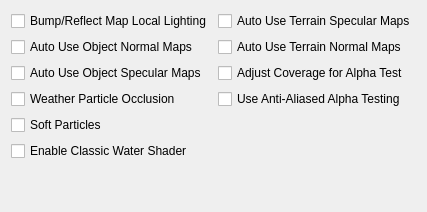
           <widget class="QWidget" name="shadersTab">
            <attribute name="title">
             <string>Shaders</string>
            </attribute>
            <layout class="QHBoxLayout" name="horizontalShadersLayout">
             <item>
              <layout class="QGridLayout" name="shaderLayout">
               <item row="0" column="0">
                <layout class="QGridLayout" name="shadersLayout" columnstretch="0,0">
                 <item row="1" column="0">
                  <widget class="QCheckBox" name="autoUseObjectNormalMapsCheckBox">
                   <property name="toolTip">
                    <string>&lt;html&gt;&lt;head/&gt;&lt;body&gt;&lt;p&gt;If this option is enabled, normal maps are automatically recognized and used if they are named appropriately
                  (see 'normal map pattern', e.g. for a base texture foo.dds, the normal map texture would have to be named foo_n.dds).
                  If this option is disabled, normal maps are only used if they are explicitly listed within the mesh file (.nif or .osg file). Affects objects.&lt;/p&gt;&lt;/body&gt;&lt;/html&gt;</string>
                   </property>
                   <property name="text">
                    <string>Auto Use Object Normal Maps</string>
                   </property>
                  </widget>
                 </item>
                 <item row="6" column="0">
                  <widget class="QCheckBox" name="softParticlesCheckBox">
                   <property name="toolTip">
                    <string>&lt;html&gt;&lt;head/&gt;&lt;body&gt;&lt;p&gt;Enables soft particles for particle effects. This technique softens the intersection between individual particles and other opaque geometry by blending between them.&lt;/p&gt;&lt;/body&gt;&lt;/html&gt;</string>
                   </property>
                   <property name="text">
                    <string>Soft Particles</string>
                   </property>
                  </widget>
                 </item>
                 <item row="7" column="0">
                  <widget class="QCheckBox" name="classicWaterShaderCheckBox">
                   <property name="toolTip">
                    <string>Use classic water shader files and textures when available.</string>
                   </property>
                   <property name="text">
                    <string>Enable Classic Water Shader</string>
                   </property>
                  </widget>
                 </item>
                 <item row="3" column="0">
                  <widget class="QCheckBox" name="autoUseObjectSpecularMapsCheckBox">
                   <property name="toolTip">
                    <string>&lt;html&gt;&lt;head/&gt;&lt;body&gt;&lt;p&gt;If this option is enabled, specular maps are automatically recognized and used if they are named appropriately
                  (see 'specular map pattern', e.g. for a base texture foo.dds,
                  the specular map texture would have to be named foo_spec.dds).
                  If this option is disabled, normal maps are only used if they are explicitly listed within the mesh file
                  (.osg file, not supported in .nif files). Affects objects.&lt;/p&gt;&lt;/body&gt;&lt;/html&gt;</string>
                   </property>
                   <property name="text">
                    <string>Auto Use Object Specular Maps</string>
                   </property>
                  </widget>
                 </item>
                 <item row="1" column="1">
                  <widget class="QCheckBox" name="autoUseTerrainNormalMapsCheckBox">
                   <property name="toolTip">
                    <string>&lt;html&gt;&lt;head/&gt;&lt;body&gt;&lt;p&gt;See 'auto use object normal maps'. Affects terrain.&lt;/p&gt;&lt;/body&gt;&lt;/html&gt;</string>
                   </property>
                   <property name="text">
                    <string>Auto Use Terrain Normal Maps</string>
                   </property>
                  </widget>
                 </item>
                 <item row="8" column="1">
                  <spacer name="verticalSpacer_12">
                   <property name="orientation">
                    <enum>Qt::Vertical</enum>
                   </property>
                   <property name="sizeHint" stdset="0">
                    <size>
                     <width>20</width>
                     <height>40</height>
                    </size>
                   </property>
                  </spacer>
                 </item>
                 <item row="0" column="1">
                  <widget class="QCheckBox" name="autoUseTerrainSpecularMapsCheckBox">
                   <property name="toolTip">
                    <string>&lt;html&gt;&lt;head/&gt;&lt;body&gt;&lt;p&gt;If a file with pattern 'terrain specular map pattern' exists, use that file as a 'diffuse specular' map. The texture must contain the layer colour in the RGB channel (as usual), and a specular multiplier in the alpha channel.&lt;/p&gt;&lt;/body&gt;&lt;/html&gt;</string>
                   </property>
                   <property name="text">
                    <string>Auto Use Terrain Specular Maps</string>
                   </property>
                  </widget>
                 </item>
                 <item row="3" column="1">
                  <widget class="QCheckBox" name="adjustCoverageForAlphaTestCheckBox">
                   <property name="toolTip">
                    <string>&lt;html&gt;&lt;head/&gt;&lt;body&gt;&lt;p&gt;Simulate coverage-preserving mipmaps to prevent alpha-tested meshes shrinking as they get further away. Will cause meshes whose textures have coverage-preserving mipmaps to grow, though, so refer to mod installation instructions for how to set this.&lt;/p&gt;&lt;/body&gt;&lt;/html&gt;</string>
                   </property>
                   <property name="text">
                    <string>Adjust Coverage for Alpha Test</string>
                   </property>
                  </widget>
                 </item>
                 <item row="4" column="1">
                  <widget class="QCheckBox" name="antialiasAlphaTestCheckBox">
                   <property name="toolTip">
                    <string>&lt;html&gt;&lt;head/&gt;&lt;body&gt;&lt;p&gt;Allows MSAA to work with alpha-tested meshes, producing better-looking edges without pixelation. Can negatively impact performance.&lt;/p&gt;&lt;/body&gt;&lt;/html&gt;</string>
                   </property>
                   <property name="text">
                    <string>Use Anti-Aliased Alpha Testing</string>
                   </property>
                  </widget>
                 </item>
                 <item row="0" column="0">
                  <widget class="QCheckBox" name="bumpMapLocalLightingCheckBox">
                   <property name="toolTip">
                    <string>&lt;html&gt;&lt;head/&gt;&lt;body&gt;&lt;p&gt;Normally environment map reflections aren't affected by lighting, which makes environment-mapped (and thus bump-mapped objects) glow in the dark.
                  Morrowind Code Patch includes an option to remedy that by doing environment-mapping before applying lighting, this is the equivalent of that option.
                  &lt;/p&gt;&lt;/body&gt;&lt;/html&gt;</string>
                   </property>
                   <property name="text">
                    <string>Bump/Reflect Map Local Lighting</string>
                   </property>
                  </widget>
                 </item>
                 <item row="4" column="0">
                  <widget class="QCheckBox" name="weatherParticleOcclusionCheckBox">
                   <property name="toolTip">
                    <string>&lt;html&gt;&lt;head/&gt;&lt;body&gt;&lt;p&gt;EXPERIMENTAL: Stop rain and snow from falling through overhangs and roofs.&lt;/p&gt;&lt;/body&gt;&lt;/html&gt;</string>
                   </property>
                   <property name="text">
                    <string>Weather Particle Occlusion</string>
                   </property>
                  </widget>
                 </item>
                </layout>
               </item>
              </layout>
             </item>
            </layout>
           </widget>
